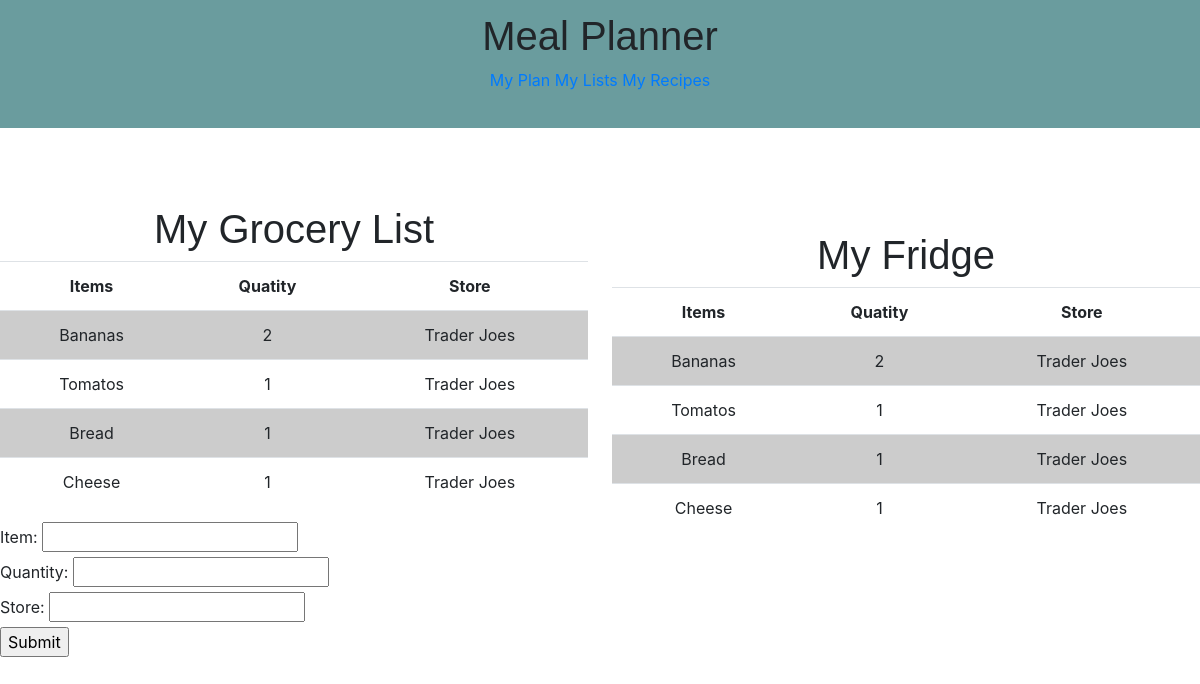
The page /mylists on the database its author committed.
### app/models.py (models this page shows, shortened)
class myGroceryList(db.Model):
    __tablename__ = 'myGroceryList'
    id = db.Column(db.Integer, primary_key=True)
    ingredient = db.Column(db.Text, nullable=False)
    qty = db.Column(db.Text, nullable=False)
    store = db.Column(db.Text)

### app/routes.py (the view, shortened to what this page needs)
@app.route('/mylists', methods=['GET', 'POST'])
def mylists():
    headings = ("Items", "Quatity", "Store")
    data = db.session.query(myGroceryList.ingredient, myGroceryList.qty, myGroceryList.store).all() #add more rows
    return render_template('mylists.html', headings=headings, data=data)

### app/templates/mylists.html (shortened to what this page needs)
{% extends "layout.html" %}
{% block body %}
<div class='container'>
  <div class='floatLeft'>
    <h1>My Grocery List</h1>
    <table class='table'>
      <tr class='table_header' >
        {% for header in headings %}
        <th> {{header}}</th>
        {% endfor %}
      </tr>
        {% for row in data %}
        <tr class= 'table_row'>
          {% for cell in row %}
          <td class = 'table_row'>{{cell}}</td>
          {% endfor %}
        </tr>
        {% endfor %}
    </table>
  </div>
  <div class='floatRight'>
    <h1>My Fridge</h1>
    <table class='table'>
      <tr class='table_header' >
        {% for header in headings %}
        <th> {{header}}</th>
        {% endfor %}
      </tr>
        {% for row in data %}
        <tr class= 'table_row'>
          {% for cell in row %}
          <td class = 'table_row'>{{cell}}</td>
          {% endfor %}
        </tr>
        {% endfor %}
    </table>
  </div>
</div>
<br><br><br>
<form method='POST' action= '/mylists'>
  <label>Item: </label>
  <input type='text' name='item'><br>
  <label>Quantity: </label>
  <input type='text' name='qty'><br>
  <label>Store: </label>
  <input type='text' name='store'><br>
  <input type='submit' formmethod='post' value='Submit'>
</form>
{% endblock %}

### app/templates/layout.html (shortened to what this page needs)
<!doctype html>
<html lang="eng">
<head>
  <link rel="stylesheet" href="//netdna.bootstrapcdn.com/bootstrap/4.0.0/css/bootstrap.min.css">
</head>
<body>
  <header>
    <h1> Meal Planner</h1>
    <ul>
      <li>
        <a href="/">My Plan</a>
        <a href="/mylists">My Lists</a>
        <a href="/myrecipes">My Recipes</a>
      </li> <br>
    </ul>
  </header>
  <div class="container">
    <br><br><br>
    {% block body %}{% endblock %}
</div>
</body>
</html>

### app/templates/layout.html (style rules this page uses)
header { background-color: #6a9c9e; padding: 12px; }
h1 { font-family: 'Trebuchet MS', 'Lucida Sans Unicode', 'Lucida Grande', 'Lucida Sans', Arial, sans-serif; text-align: center; }
ul { padding: 0px; text-align: center; list-style-type: none; display: inline; color: black; }
table { position: relative; text-align: center; }
.floatLeft { position: relative; float: left; width: 49%; padding: 0px; }
.floatRight { position: relative; float: right; width: 49%; padding: 0px; }
form { position: relative; }
.container { display: inline; vertical-align: middle; }
tr:nth-child(even) { background: #CCC }
tr:nth-child(odd) { background: #FFF }

### rows shown on the page
myGroceryList: ingredient "Bananas", row "2", store "Trader Joes", row "2"
myGroceryList: ingredient "Tomatos", row "1", store "Trader Joes", row "1"
myGroceryList: ingredient "Bread", row "1", store "Trader Joes", row "1"
myGroceryList: ingredient "Cheese", row "1", store "Trader Joes", row "1"

### other values the page prints
{{ header }} "Items" "Quatity" "Store"
